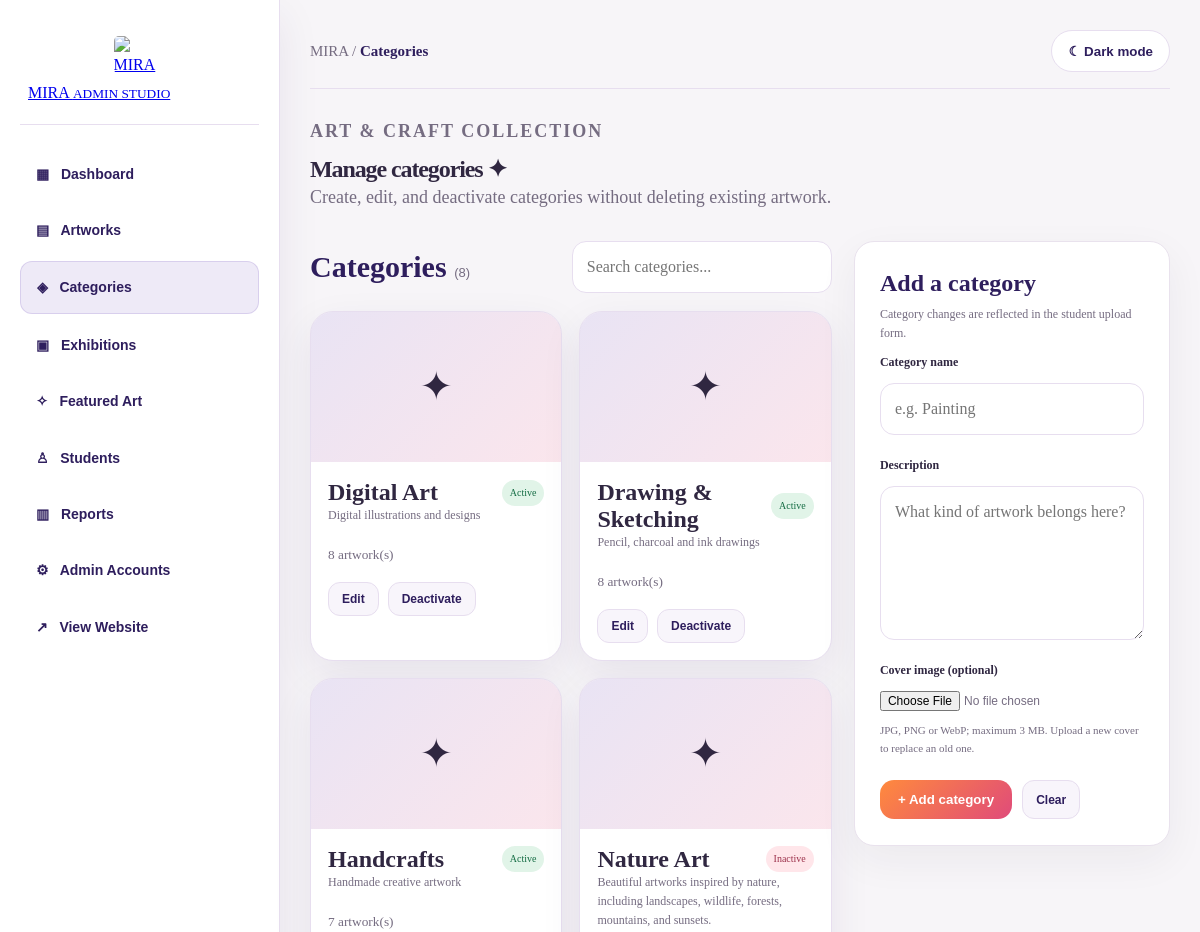
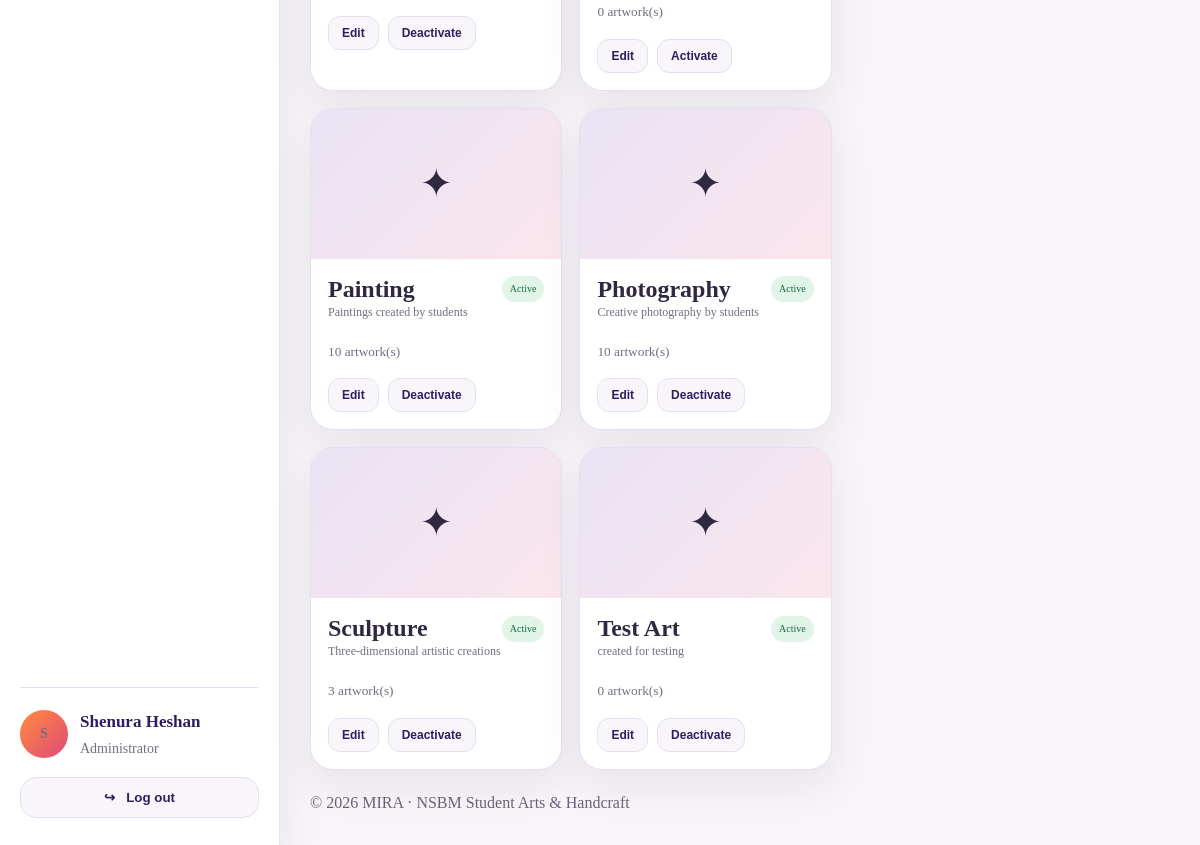
Screenshot of /admin/categories.php (signed in) with the database file from the repository (2 pictures, top to bottom).
### tables this page shows
CREATE TABLE `users` (
  `USER_ID` int(11) NOT NULL,
  `FULL_NAME` varchar(100) NOT NULL,
  `EMAIL` varchar(250) NOT NULL,
  `PASSWORD` varchar(200) NOT NULL,
  `ROLE` enum('STUDENT','ARTIST','ADMIN') DEFAULT 'STUDENT',
  `CREATED_AT` timestamp NOT NULL DEFAULT current_timestamp(),
  `ABOUT_ARTIST` text DEFAULT NULL,
  `PROFILE_PHOTO` varchar(255) DEFAULT NULL,
  `COVER_PHOTO` varchar(255) DEFAULT NULL,
  `account_status` varchar(20) NOT NULL DEFAULT 'active',
  `profile_image` varchar(255) DEFAULT NULL
);

CREATE TABLE `categories` (
  `category_id` int(11) NOT NULL,
  `category_name` varchar(200) NOT NULL,
  `description` text DEFAULT NULL,
  `is_active` tinyint(1) NOT NULL DEFAULT 1,
  `image_path` varchar(255) DEFAULT NULL
);

### admin/auth.php (called while the page is built, shortened)
<?php
require __DIR__ . '/../db.php';
$uid = (int)$_SESSION['user_id'];
$stmt = $conn->prepare('SELECT FULL_NAME, ROLE, account_status FROM users WHERE USER_ID = ? LIMIT 1');
$stmt->bind_param('i', $uid); $stmt->execute(); $record = $stmt->get_result()->fetch_assoc(); $stmt->close();
$adminName = $record['FULL_NAME'];
function h($value) { return htmlspecialchars((string)$value, ENT_QUOTES | ENT_SUBSTITUTE, 'UTF-8'); }

### admin/categories.php (the view, shortened to what this page needs)
<?php
require __DIR__ . '/auth.php';
$rows = $conn->query('SELECT c.category_id, c.category_name, c.description, c.image_path, c.is_active, COUNT(a.artwork_id) AS artwork_count FROM categories c LEFT JOIN artworks a ON a.category_id = c.category_id GROUP BY c.category_id, c.category_name, c.description, c.image_path, c.is_active ORDER BY c.category_name');
$categories = $rows ? $rows->fetch_all(MYSQLI_ASSOC) : [];
?><!doctype html>
<html lang="en"><head><meta charset="utf-8"><meta name="viewport" content="width=device-width, initial-scale=1"><title>Categories | MIRA Admin</title>
<link rel="stylesheet" href="admin.css"><link rel="stylesheet" href="categories.css"><script src="admin.js" defer></script><link rel="stylesheet" href="../mira-design-system.css?v=1">
<link rel="stylesheet" href="mira-admin-polish.css?v=1">
</head>
<body class="admin-page"><div class="admin-layout">
<?php $activeAdminPage = "categories"; require __DIR__ . "/sidebar.php"; ?>
<main class="admin-main"><header class="admin-topbar"><p class="admin-breadcrumb">MIRA / <strong>Categories</strong></p><button id="themeToggle" class="admin-theme-toggle" type="button">☾ Dark mode</button></header>
<section class="admin-hero"><p class="admin-hero-label">ART & CRAFT COLLECTION</p><h1>Manage categories <span>✦</span></h1><p>Create, edit, and deactivate categories without deleting existing artwork.</p></section>
<section class="cat-layout"><div class="cat-list"><div class="cat-header"><h2>Categories <small>(<?= count($categories) ?>)</small></h2><input id="categorySearch" type="search" placeholder="Search categories..." aria-label="Search categories"></div>
<div class="cat-grid" id="categoryGrid">
<?php foreach($categories as $cat): $validImage = is_string($cat['image_path']) && preg_match('~^uploads/categories/[a-zA-Z0-9_-]+\.(jpg|jpeg|png|webp)$~i',$cat['image_path']); ?>
<article class="cat-card" data-search="<?=h(strtolower($cat['category_name'].' '.$cat['description']))?>">
<div class="cat-photo"><?php if($validImage):?><img src="../<?=h($cat['image_path'])?>" alt="<?=h($cat['category_name'])?> category cover" loading="lazy"><?php else:?><span aria-hidden="true">✦</span><?php endif;?></div>
<div class="cat-content"><div class="cat-line"><h3><?=h($cat['category_name'])?></h3><span class="cat-state <?=((int)$cat['is_active']===1)?'is-active':'is-inactive'?>"><?=((int)$cat['is_active']===1)?'Active':'Inactive'?></span></div><p><?=h($cat['description'] ?: 'No description yet.')?></p><small><?= (int)$cat['artwork_count'] ?> artwork(s)</small>
<div class="cat-buttons"><button type="button" class="cat-edit" data-id="<?= (int)$cat['category_id'] ?>" data-name="<?=h($cat['category_name'])?>" data-description="<?=h($cat['description'])?>">Edit</button>
<form method="post" action="save-category.php" onsubmit="return confirm('Change category availability for new student uploads?')"><button type="submit" name="action" value="toggle"><?=((int)$cat['is_active']===1)?'Deactivate':'Activate'?></button></form></div></div></article>
<?php endforeach; ?>
</div><p id="categoryEmpty" <?= $categories?'hidden':'' ?>><?= $categories?'No matching categories.':'No categories yet. Create one using the form.' ?></p></div>
<div class="cat-editor admin-panel"><h2 id="editorTitle">Add a category</h2><p>Category changes are reflected in the student upload form.</p><form method="post" action="save-category.php" enctype="multipart/form-data" id="categoryForm">
<label for="categoryName">Category name</label><input id="categoryName" name="category_name" maxlength="200" required placeholder="e.g. Painting">
<label for="categoryDescription">Description</label><textarea id="categoryDescription" name="description" maxlength="2000" rows="5" placeholder="What kind of artwork belongs here?"></textarea>
<label for="categoryCover">Cover image (optional)</label><input id="categoryCover" name="cover" type="file" accept="image/jpeg,image/png,image/webp"><small>JPG, PNG or WebP; maximum 3 MB. Upload a new cover to replace an old one.</small>
<div class="cat-editor-actions"><button class="cat-primary" id="submitCategory" type="submit">+ Add category</button><button class="cat-secondary" id="resetCategory" type="button">Clear</button></div></form></div></section>
<footer class="admin-footer">© <?=date('Y')?> MIRA · NSBM Student Arts & Handcraft</footer></main></div>
</body></html>

### admin/sidebar.php (shortened to what this page needs)
<?php
$activeAdminPage = $activeAdminPage ?? '';
$displayName = $adminName ?? ($_SESSION['full_name'] ?? 'Administrator');
$initialLetter = function_exists('mb_substr')
    ? mb_substr($displayName, 0, 1)
    : substr($displayName, 0, 1);
?>
<aside class="admin-sidebar">
    <a class="admin-brand"
       href="dashboard.php"
       aria-label="MIRA Admin Dashboard">
        <span class="mira-admin-brand-logo">
            <img src="../Assets/mira-logo-light.jpeg"
                 alt="MIRA"
                 class="admin-brand-img mira-logo-for-light">
        </span>
        <span class="brand-copy">
            MIRA
            <small>ADMIN STUDIO</small>
        </span>
    </a>
    <nav class="admin-nav" aria-label="Admin sections">
        <a href="dashboard.php"
           <?= $activeAdminPage === 'dashboard'
               ? 'class="active" aria-current="page"'
               : '' ?>>
            ▦ &nbsp; Dashboard
        </a>
        <a href="artworks.php"
           <?= $activeAdminPage === 'artworks'
               ? 'class="active" aria-current="page"'
               : '' ?>>
            ▤ &nbsp; Artworks
        </a>
        <a href="categories.php"
           <?= $activeAdminPage === 'categories'
               ? 'class="active" aria-current="page"'
               : '' ?>>
            ◈ &nbsp; Categories
        </a>
        <a href="events.php"
           <?= $activeAdminPage === 'events'
               ? 'class="active" aria-current="page"'
               : '' ?>>
            ▣ &nbsp; Exhibitions
        </a>
        <a href="featured.php"
           <?= $activeAdminPage === 'featured'
               ? 'class="active" aria-current="page"'
               : '' ?>>
            ✧ &nbsp; Featured Art
        </a>
        <a href="students.php"
           <?= $activeAdminPage === 'students'
               ? 'class="active" aria-current="page"'
               : '' ?>>
            ♙ &nbsp; Students
        </a>
        <a href="reports.php"
           <?= $activeAdminPage === 'reports'
               ? 'class="active" aria-current="page"'
               : '' ?>>
            ▥ &nbsp; Reports
        </a>
        <a href="create-admin.php"
           <?= $activeAdminPage === 'create-admin'
               ? 'class="active" aria-current="page"'
               : '' ?>>
            ⚙ &nbsp; Admin Accounts
        </a>
        <a href="../user-home.php" target="_blank" rel="noopener noreferrer">↗ &nbsp; View Website</a>
    </nav>
    <div class="admin-user-box">
        <div class="admin-user">
            <span class="admin-avatar" aria-hidden="true">
                <?= htmlspecialchars(
                    strtoupper($initialLetter),
                    ENT_QUOTES,
                    'UTF-8'
                ) ?>
            </span>
            <div>
                <strong>
                    <?= htmlspecialchars(
                        $displayName,
                        ENT_QUOTES,
                        'UTF-8'
                    ) ?>
                </strong>
                <span>Administrator</span>
            </div>
        </div>
        <form method="post" action="logout.php">
            <button class="logout-button" type="submit">
                ↪ &nbsp; Log out
            </button>
        </form>
    </div>
</aside>

### admin/admin.css (style rules this page uses)
:root { --bg: #f5f2f7; --surface: #ffffff; --surface-soft: #f8f5fb; --text: #2e1e5d; --muted: #756c81; --border: #e7deef; --accent-1: #ff8a3d; --accent-2: #e04b7a; --accent-3: #7654bb; --shadow: 0 15px 40px rgba(46, 30, 93, 0.08); --glass: rgba(255, 255, 255, 0.55); }
* { margin: 0; padding: 0; box-sizing: border-box; }
body.admin-page { font-family: "Cormorant Garamond", serif; background: var(--bg); color: var(--text); min-height: 100vh; line-height: 1.6; }
.admin-layout { display: grid; grid-template-columns: 280px 1fr; min-height: 100vh; }
.admin-sidebar { background: var(--surface); border-right: 1px solid var(--border); padding: 28px 20px; display: flex; flex-direction: column; gap: 24px; box-shadow: var(--shadow); }
.admin-brand { display: flex; flex-direction: column; gap: 6px; padding: 8px 8px 18px; border-bottom: 1px solid var(--border); }
.admin-nav { display: flex; flex-direction: column; gap: 10px; }
.admin-nav a { display: flex; align-items: center; justify-content: space-between; gap: 14px; padding: 14px 16px; border-radius: 18px; text-decoration: none; color: var(--text); font-size: 17px; font-weight: 600; transition: 0.25s ease; }
.admin-nav a.active { background: rgba(118, 84, 187, 0.12); color: var(--text); border: 1px solid rgba(118, 84, 187, 0.18); }
.admin-user-box { margin-top: auto; border-top: 1px solid var(--border); padding-top: 20px; }
.admin-user { display: flex; align-items: center; gap: 12px; margin-bottom: 16px; }
.admin-avatar { width: 48px; height: 48px; border-radius: 50%; display: grid; place-items: center; color: white; font-size: 18px; font-weight: 700; background: linear-gradient(135deg, var(--accent-1), var(--accent-2)); }
.admin-user strong { display: block; color: var(--text); font-size: 17px; }
.admin-user span { color: var(--muted); font-size: 14px; }
.logout-button { display: inline-flex; align-items: center; justify-content: center; width: 100%; padding: 12px 16px; border-radius: 16px; text-decoration: none; color: var(--text); background: var(--surface-soft); border: 1px solid var(--border); font-weight: 600; transition: 0.25s ease; }
.admin-main { padding: 28px; }
.admin-topbar { display: flex; justify-content: space-between; align-items: center; gap: 18px; margin-bottom: 28px; padding-bottom: 16px; border-bottom: 1px solid var(--border); }
.admin-breadcrumb { color: var(--muted); font-size: 15px; }
.admin-breadcrumb strong { color: var(--text); }
.admin-theme-toggle { height: 42px; padding: 0 16px; border-radius: 22px; border: 1px solid var(--border); background: var(--surface); color: var(--text); cursor: pointer; font-weight: 600; }
.admin-hero { margin-bottom: 28px; }
.admin-hero-label { margin-bottom: 10px; color: var(--accent-2); font-size: 12px; font-weight: 700; letter-spacing: 4px; text-transform: uppercase; }
.admin-hero p { color: var(--muted); font-size: 18px; }
.admin-panel { background: var(--surface); border: 1px solid var(--border); border-radius: 26px; padding: 24px; box-shadow: var(--shadow); }
.mira-logo-for-light { display:inline-block!important }
.mira-admin-brand-logo { display:inline-flex;align-items:center;justify-content:center;flex:0 0 auto }
.admin-brand .admin-brand-img { width:52px;height:38px;object-fit:contain;border-radius:5px }

### admin/mira-admin-polish.css (style rules this page uses)
.admin-sidebar { min-width:0 }
.admin-brand { overflow:hidden }
.admin-nav { gap:6px!important }
.admin-nav a { font-family:Arial,Helvetica,sans-serif;font-size:14px!important }
.admin-hero { margin-bottom:30px!important }
.admin-hero-label { letter-spacing:2px!important }
.admin-footer { opacity:.7;padding-top:20px }

### rows the page displays
users: FULL_NAME "S", FULL_NAME "Shenura Heshan"
categories: category_name "Digital Art", is_active "Active", description "Digital illustrations and designs", artwork_count "8"
categories: category_name "Drawing & Sketching", is_active "Active", description "Pencil, charcoal and ink drawings", artwork_count "8"
categories: category_name "Handcrafts", is_active "Active", description "Handmade creative artwork", artwork_count "7"
categories: category_name "Nature Art", is_active "Inactive", description "Beautiful artworks inspired by nature, including landscapes, wildlife, forests, mountains, and sunsets.", artwork_count "0"
categories: category_name "Painting", is_active "Active", description "Paintings created by students", artwork_count "10"
categories: category_name "Photography", is_active "Active", description "Creative photography by students", artwork_count "10"
categories: category_name "Sculpture", is_active "Active", description "Three-dimensional artistic creations", artwork_count "3"
categories: category_name "Test Art", is_active "Active", description "created for testing", artwork_count "0"

### other values shown
count($categories) "8"
